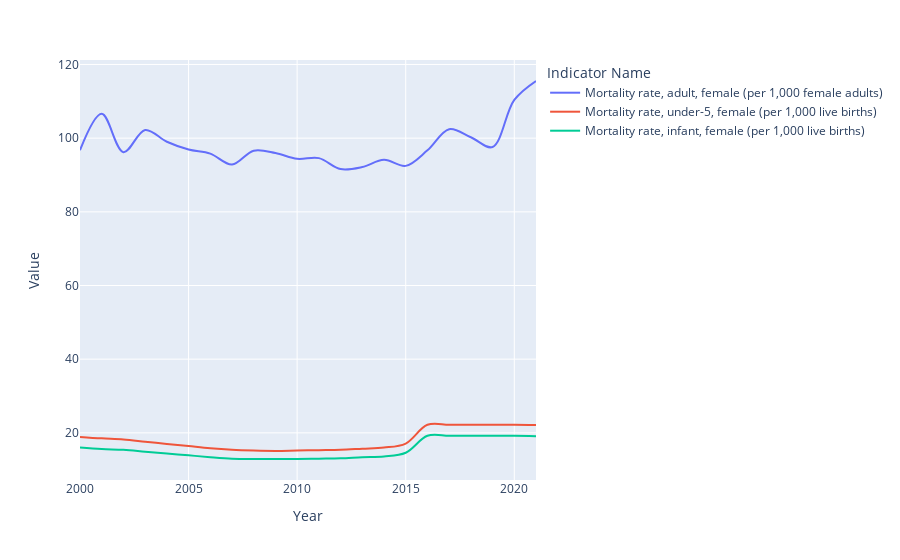

Write notebook code for a chart like this one.
### Code cell
vn_female_plot= px.line(data_frame=ve_female, x="Year",y="Value", hover_name="Value", color="Indicator Name")
vn_female_plot = px.line(ve_female,x="Year",y="Value", hover_name="Value", color="Indicator Name",render_mode="svg",
                        line_group="Indicator Name", line_shape="spline")        
vn_female_plot.show()

### Figure 1 — Plotly figure (JSON) as saved in the notebook; plotly's stock layout.template omitted (floating-point values rounded to 4 significant figures)
{"data": [{"hovertemplate": "<b>%{hovertext}</b><br><br>Indicator Name=Mortality rate, adult, female (per 1,000 female adults)<br>Year=%{x}<br>Value=%{y}<extra></extra>", "hovertext": [115.5, 110.4, 97.6, 100.2, 102.4, 96.7, 92.48, 94.11, 92.16, 91.6, 94.58, 94.39, 95.97, 96.61, 92.84, 95.8, 96.9, 99.03, 102.2, 96.2, 106.6, 96.72], "legendgroup": "Mortality rate, adult, female (per 1,000 female adults)", "line": {"color": "#636efa", "dash": "solid", "shape": "spline"}, "marker": {"symbol": "circle"}, "mode": "lines", "name": "Mortality rate, adult, female (per 1,000 female adults)", "orientation": "v", "showlegend": true, "type": "scatter", "x": [2021, 2020, 2019, 2018, 2017, 2016, 2015, 2014, 2013, 2012, 2011, 2010, 2009, 2008, 2007, 2006, 2005, 2004, 2003, 2002, 2001, 2000], "xaxis": "x", "y": [115.5, 110.4, 97.6, 100.2, 102.4, 96.7, 92.48, 94.11, 92.16, 91.6, 94.58, 94.39, 95.97, 96.61, 92.84, 95.8, 96.9, 99.03, 102.2, 96.2, 106.6, 96.72], "yaxis": "y"}, {"hovertemplate": "<b>%{hovertext}</b><br><br>Indicator Name=Mortality rate, under-5, female (per 1,000 live births)<br>Year=%{x}<br>Value=%{y}<extra></extra>", "hovertext": [22.1, 22.2, 22.2, 22.2, 22.2, 22.2, 17.1, 16, 15.7, 15.4, 15.3, 15.2, 15.1, 15.2, 15.4, 15.8, 16.4, 17, 17.6, 18.2, 18.5, 18.9], "legendgroup": "Mortality rate, under-5, female (per 1,000 live births)", "line": {"color": "#EF553B", "dash": "solid", "shape": "spline"}, "marker": {"symbol": "circle"}, "mode": "lines", "name": "Mortality rate, under-5, female (per 1,000 live births)", "orientation": "v", "showlegend": true, "type": "scatter", "x": [2021, 2020, 2019, 2018, 2017, 2016, 2015, 2014, 2013, 2012, 2011, 2010, 2009, 2008, 2007, 2006, 2005, 2004, 2003, 2002, 2001, 2000], "xaxis": "x", "y": [22.1, 22.2, 22.2, 22.2, 22.2, 22.2, 17.1, 16, 15.7, 15.4, 15.3, 15.2, 15.1, 15.2, 15.4, 15.8, 16.4, 17, 17.6, 18.2, 18.5, 18.9], "yaxis": "y"}, {"hovertemplate": "<b>%{hovertext}</b><br><br>Indicator Name=Mortality rate, infant, female (per 1,000 live births)<br>Year=%{x}<br>Value=%{y}<extra></extra>", "hovertext": [19.1, 19.2, 19.2, 19.2, 19.2, 19.2, 14.6, 13.6, 13.4, 13.1, 13, 12.9, 12.9, 12.9, 13, 13.4, 13.9, 14.4, 14.9, 15.4, 15.6, 16], "legendgroup": "Mortality rate, infant, female (per 1,000 live births)", "line": {"color": "#00cc96", "dash": "solid", "shape": "spline"}, "marker": {"symbol": "circle"}, "mode": "lines", "name": "Mortality rate, infant, female (per 1,000 live births)", "orientation": "v", "showlegend": true, "type": "scatter", "x": [2021, 2020, 2019, 2018, 2017, 2016, 2015, 2014, 2013, 2012, 2011, 2010, 2009, 2008, 2007, 2006, 2005, 2004, 2003, 2002, 2001, 2000], "xaxis": "x", "y": [19.1, 19.2, 19.2, 19.2, 19.2, 19.2, 14.6, 13.6, 13.4, 13.1, 13, 12.9, 12.9, 12.9, 13, 13.4, 13.9, 14.4, 14.9, 15.4, 15.6, 16], "yaxis": "y"}], "layout": {"autosize": true, "legend": {"title": {"text": "Indicator Name"}, "tracegroupgap": 0}, "margin": {"t": 60}, "xaxis": {"anchor": "y", "autorange": true, "domain": [0, 1], "range": [2000, 2021], "title": {"text": "Year"}, "type": "linear"}, "yaxis": {"anchor": "x", "autorange": true, "domain": [0, 1], "range": [7.199, 121.2], "title": {"text": "Value"}, "type": "linear"}}}
